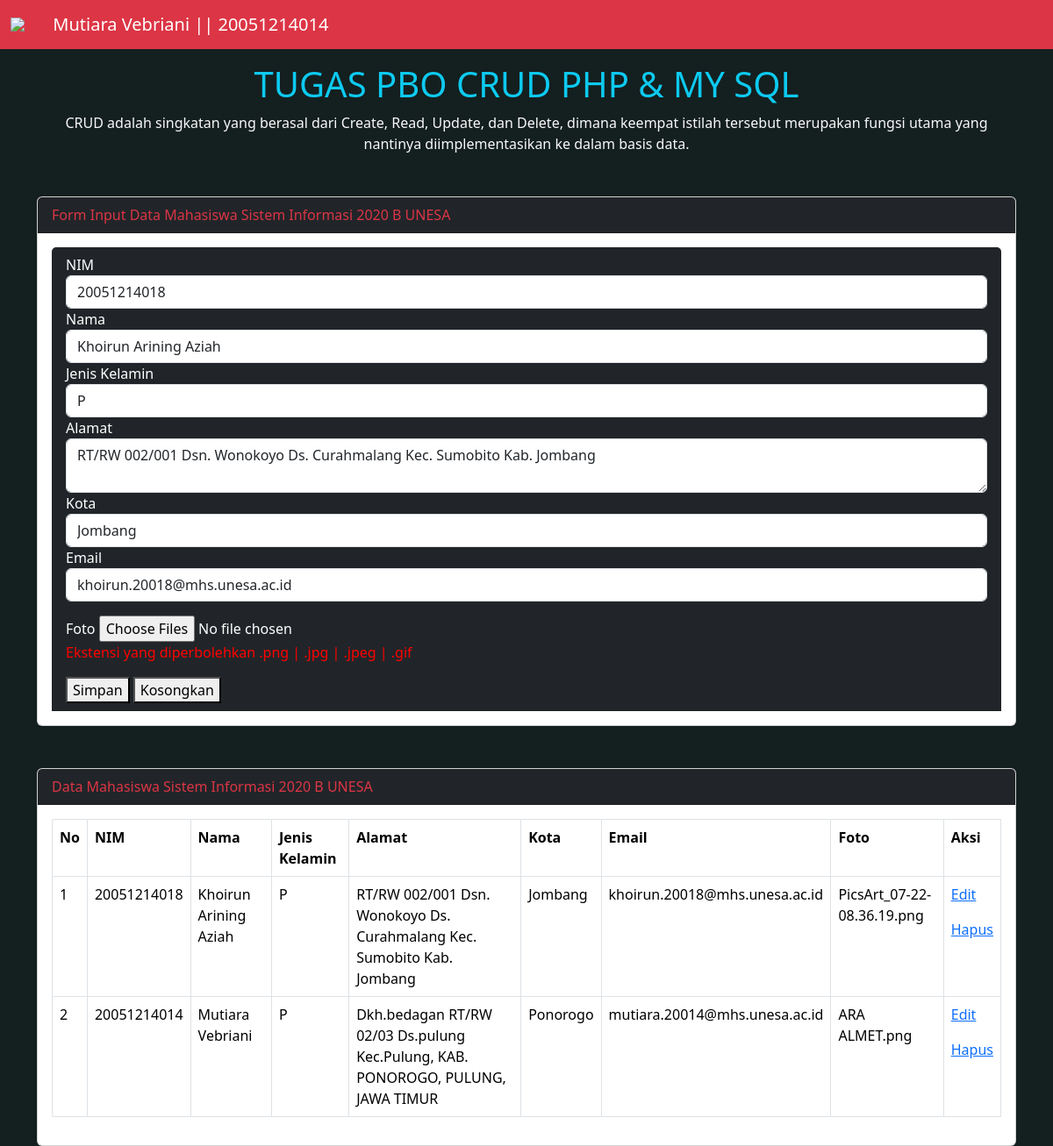
The app's page /index.php?hal=edit&id=44 with its own data.
### tables this page shows
CREATE TABLE `tmhs` (
  `id` int(11) NOT NULL,
  `nim` char(11) NOT NULL,
  `namamhs` varchar(100) NOT NULL,
  `jk` enum('L','P') NOT NULL,
  `alamat` varchar(100) NOT NULL,
  `kota` varchar(50) NOT NULL,
  `email` varchar(50) NOT NULL,
  `foto` varchar(50) NOT NULL
);

### proses.php (called while the page is built, shortened)
<?php
include 'koneksi.php';
?>
<?php
	if(isset($_GET['hal']))
	{
		if($_GET['hal'] == "edit")
		{
			$tampil = mysqli_query($koneksi, "SELECT * FROM tmhs WHERE id = '$_GET[id]' ");
			$data = mysqli_fetch_assoc($tampil);
			if ($data)
			{
				$vnim = $data['nim'];
				$vnama = $data['namamhs'];
				$vjk = $data['jk'];
				$valm = $data['alamat'];
				$vkot = $data['kota'];
				$veml = $data['email'];
				$vfoto = $data['foto'];
			}
		}
	}
?>

### index.php (the view, shortened to what this page needs)
<?php
include 'koneksi.php';
include 'proses.php';
?>
<!DOCTYPE html>
<html>
<head>
<nav class="navbar navbar-expand-lg navbar-dark bg-danger">
        <div class="container-fluid">
        <img src="gambar/unesa.png" style="width: 40px">&nbsp;&nbsp;<a class="navbar-brand" href="#">Mutiara Vebriani || 20051214014</a>
        </div>
      </nav>
	<link rel="stylesheet" type="text/css" href="css/bootstrap.min.css">
</head>
<body >
<div class="container mt-3">
	<H1 class="text-center text-info"> TUGAS PBO CRUD PHP & MY SQL </H1>
	<p class="text-center text-light">CRUD adalah singkatan yang berasal dari Create, Read, Update, dan Delete, dimana keempat istilah tersebut merupakan fungsi utama yang nantinya diimplementasikan ke dalam basis data.</p>
	<div class="card mt-5">
	  <div class="card-header bg-dark text-danger">
	    Form Input Data Mahasiswa Sistem Informasi 2020 B UNESA
	  </div>
	  <div class="card-body">
	   <form method="post" action="" class="card-header bg-dark text-white">
	   	<div class="form-group">
	   		<label>NIM</label>
	   		<input type="text" name="tnim" value="<?=@$vnim?>" class="form-control" placeholder="Masukan NIM" required="">
	   	</div>
	   	<div class="form-group">
	   		<label>Nama</label>
	   		<input type="text" name="tnama" value="<?=@$vnama?>" class="form-control" placeholder="Masukan Nama" required="">
	   	</div>
	   	<div class="form-group">
	   		<label>Jenis Kelamin</label>
	   		<select class="form-control" name="tjk">
	   		<option value="<?=@$vjk?>"><?=@$vjk?></option>
	   		</select>
	   	</div>
	   	<div class="form-group">
	   		<label>Alamat</label>
	   		<textarea type="text" name="talm" class="form-control" placeholder="Masukan Alamat" required=""><?=@$valm?></textarea>
	   	</div>
	   	<div class="form-group">
	   		<label>Kota</label>
	   		<input type="text" name="tkota" value="<?=@$vkot?>" class="form-control" placeholder="Masukan Kota" required="">
	   	</div>
	   		<div class="form-group" >
	   		<label>Email</label>
	   		<input type="text" name="tkeml" value="<?=@$veml?>" class="form-control" placeholder="Masukan Email" required="">
	   	</div>
	   	<div class="form-group">
	   		<label>Foto</label>
	   		<input type="file" name="tfoto" value="<?=@$vfoto?>" required="" multiple >
	   		<p style="color: red">Ekstensi yang diperbolehkan .png | .jpg | .jpeg | .gif</p>
	   	</div>
	   	<button type="Submit" class="btn-md btn-success" name="bsim" >Simpan</button>
	   	<button type="reset" class="btn-md btn-danger" name="bres">Kosongkan</button>
	   </form>
	  </div>
	</div>
	<div class="card mt-5">
	  <div class="card-header bg-dark text-danger">
	    Data Mahasiswa Sistem Informasi 2020 B UNESA
	  </div>
	  <div class="card-body">
	   <table class="table table-bordered  bg-dark text-white">
	   	<tr>
	   		<th>No</th>
	   		<th>NIM</th>
	   		<th>Nama</th>
	   		<th>Jenis Kelamin</th>
	   		<th>Alamat</th>
	   		<th>Kota</th>
	   		<th>Email</th>
	   		<th>Foto</th>
	   		<th>Aksi</th>
	   	</tr>
	   	<?php
	   		$no =1;
	   		$tampil = mysqli_query($koneksi, "SELECT * from tmhs order by id desc");
	   	while($data =mysqli_fetch_array ($tampil)) :
	   	?>
	   	<tr>
	   		<td><?=$no++?></td>
	   		<td><?=$data['nim']?></td>
	   		<td><?=$data['namamhs']?></td>
	   		<td><?=$data['jk']?></td>
	   		<td><?=$data['alamat']?></td>
	   		<td><?=$data['kota']?></td>
	   		<td><?=$data['email']?></td>
	   		<td><?=$data['foto']?></td>
	   		<td>
	   			<a href="index.php?hal=edit&id=<?=$data['id']?>" class="btn-sm btn-warning"> Edit </a>
	   			<a href="index.php?hal=hapus&id=<?=$data['id']?>" onclick="return confirm('Apakah yakin ingin menghapus data ini?')" class="btn-sm btn-danger"> Hapus </a>
	   		</td>
	   	</tr>
	   <?php endwhile;?>
	   </table>
	  </div>
	</div>
</div>
</body>
</html>

### index.php (style rules this page uses)
body { background-color: #141f1f; }

### records on screen
tmhs: tnim "20051214018", tnama "Khoirun Arining Aziah", tjk "P", talm "RT/RW 002/001 Dsn. Wonokoyo Ds. Curahmalang Kec. Sumobito Kab. Jombang", tkota "Jombang", tkeml "khoirun.20018@mhs.unesa.ac.id", nim "20051214018", namamhs "Khoirun Arining Aziah", jk "P", alamat "RT/RW 002/001 Dsn. Wonokoyo Ds. Curahmalang Kec. Sumobito Kab. Jombang", kota "Jombang", email "khoirun.20018@mhs.unesa.ac.id", foto "PicsArt_07-22-08.36.19.png"
tmhs: nim "20051214014", namamhs "Mutiara Vebriani", jk "P", alamat "Dkh.bedagan RT/RW 02/03 Ds.pulung Kec.Pulung, KAB. PONOROGO, PULUNG, JAWA TIMUR", kota "Ponorogo", email "mutiara.20014@mhs.unesa.ac.id", foto "ARA ALMET.png"
